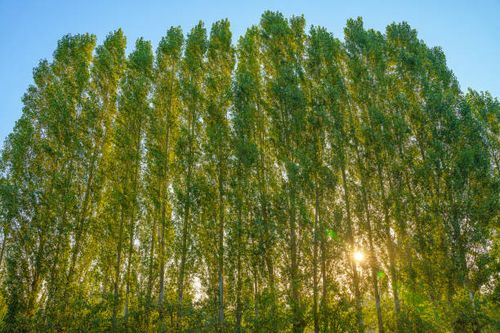
#> input picture Assignment 14/nature.jpg, 500 x 333 px
$ python Lecture17.py
#> lines starting #> are read from the running program, lines starting #| are printed output that depends on the picture
import cv2

img=cv2.imread("nature.jpg",1)
#> img is the input picture: shape (333, 500, 3); mean B, G, R 69.6, 118.8, 103.1

resized=cv2.resize(img,(400,200))
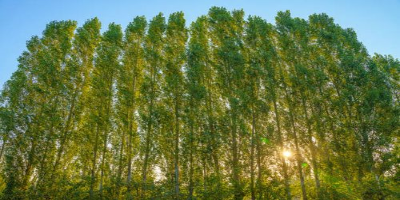
#> resized: shape (200, 400, 3); mean B, G, R 69.5, 118.7, 103

kernel=3

blurred=cv2.medianBlur(resized,kernel)
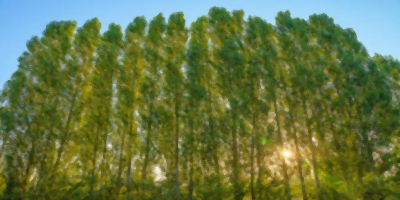
#> blurred: shape (200, 400, 3); mean B, G, R 68.3, 117.8, 102
cv2.imshow("Original Image", img)
cv2.imshow("Resized Image", resized)
cv2.imshow("Blurred Image", blurred)
cv2.waitKey(0)
cv2.destroyAllWindows()
